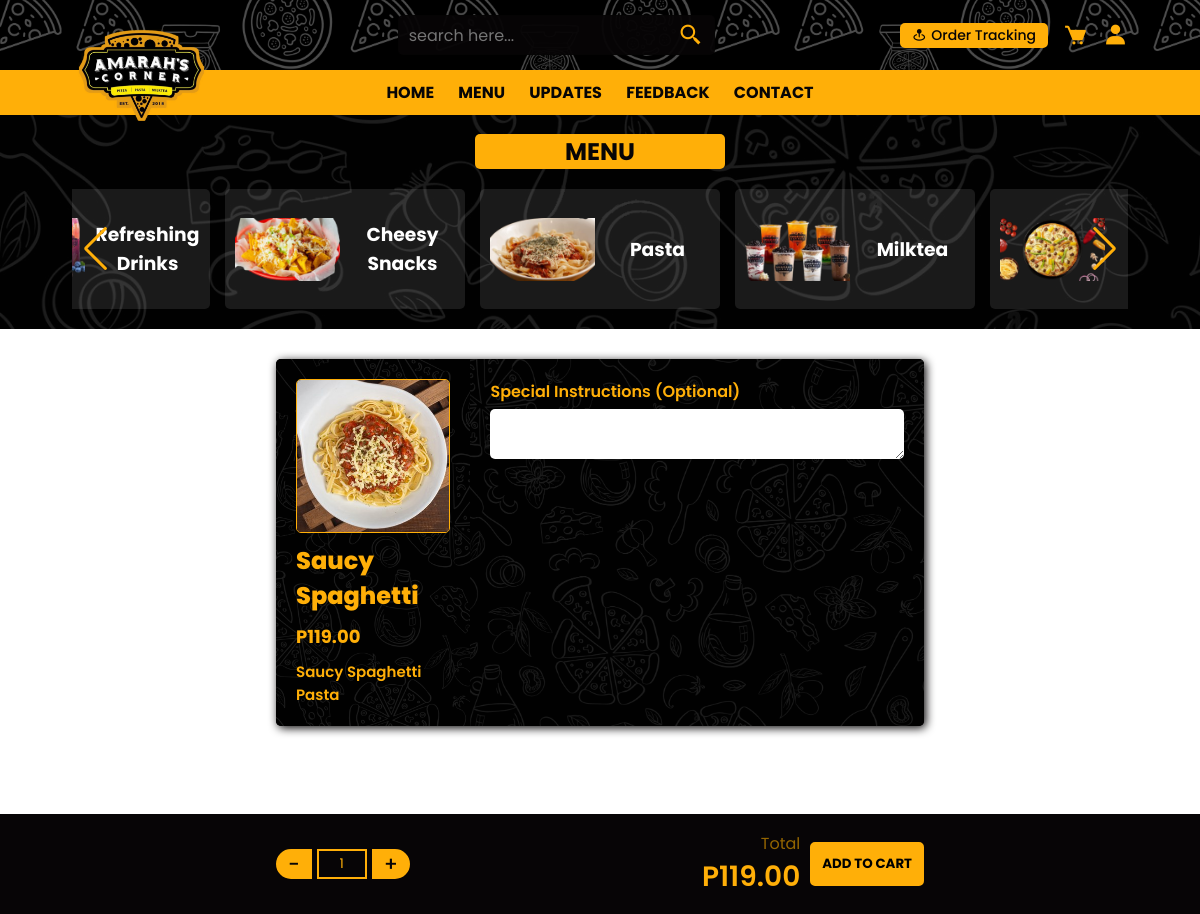
The app's page /product?link=saucy-spaghetti&id=4 with its own data.
### tables this page shows
CREATE TABLE `category` (
  `category_id` int(11) NOT NULL,
  `category_title` varchar(255) DEFAULT NULL,
  `categoty_thumbnail` varchar(255) DEFAULT NULL
);

CREATE TABLE `product` (
  `category_id` int(11) DEFAULT NULL,
  `subcategory_id` int(11) DEFAULT NULL,
  `product_id` int(11) NOT NULL,
  `product_title` varchar(255) DEFAULT NULL,
  `product_desc` varchar(255) DEFAULT NULL,
  `product_slug` varchar(255) DEFAULT NULL,
  `product_img1` varchar(255) DEFAULT NULL,
  `product_img2` varchar(255) DEFAULT NULL,
  `product_img3` varchar(255) DEFAULT NULL,
  `product_keyword` varchar(255) DEFAULT NULL,
  `product_price` decimal(10,2) DEFAULT NULL,
  `product_sale` varchar(255) DEFAULT NULL,
  `product_status` int(11) DEFAULT NULL,
  `product_stock` int(11) DEFAULT NULL,
  `product_type` int(11) DEFAULT NULL
);

### product.php (the view, shortened to what this page needs)
<?php
require_once "./includes/database_conn.php";
$id = $_GET['link'];
?>
<!DOCTYPE html>
<html lang="en">
<head>
    <link rel="stylesheet" href="https://unpkg.com/swiper@8/swiper-bundle.min.css" />
    <link href='https://unpkg.com/boxicons@2.1.2/css/boxicons.min.css' rel='stylesheet'>
    <link rel="stylesheet" href="https://cdnjs.cloudflare.com/ajax/libs/font-awesome/6.1.1/css/all.min.css">
    <link rel="stylesheet" href="./assets/css/backup.css">
    <link rel="stylesheet" type="text/css" href="https://cdn.datatables.net/1.12.0/css/jquery.dataTables.min.css" />
</head>
<body>
    <?php include './includes/navbar.php';?>
    <section class="menu" id="menu">
        <h3 class="title-header">Menu</h3>
        <div class="menu__container">
            <div class="menu__wrapper swiper mySwiper">
                <div class="menu__content swiper-wrapper">
                <?php
                $get_category = mysqli_query($conn, "SELECT * FROM category");
                foreach ($get_category as $category_row) {
                $encryptedCategoryId = urlencode(base64_encode($category_row['category_id']));
                ?>
                    <a href="catalog?id=<?php echo $encryptedCategoryId; ?>" class="menu__card swiper-slide">
                        <div class="menu__image">
                            <img src="./assets/images/<?php echo $category_row['categoty_thumbnail']; ?>">
                        </div>
                        <div class="menu__name">
                            <h3><?php echo ucwords($category_row['category_title']); ?></h3>
                        </div>
                    </a>
                <?php
                }
                ?>
                </div>
                <div class="swiper-button-next"></div>
                <div class="swiper-button-prev"></div>
            </div>
        </div>
    </section>
    <form action="" id="cart">
    <?php
    $getProduct = mysqli_query($conn, "SELECT * FROM product WHERE product_slug = '$id'");
    foreach ($getProduct as $row) {
    ?>
    <section class="product-details">
        <div class="product-details__wrapper">
            <div class="left">
                <?php
                if (!empty($row['product_img1'])) {
                ?>
                <div class="img-container">
                    <img src="./assets/images/<?php echo $row['product_img1']; ?>" alt="">
                </div>
                <?php
                } else {
                ?>
                <div class="no-img-container">
                    <img src="./assets/images/image_not_available-yellow.png" alt="">
                </div>
                <?php
                }
                ?>
                <div class="product-details">
                    <h1 class="product-title">
                        <?php echo $row['product_title']; ?>
                    </h1>
                    <span class="price"><b>P<span
                                class="priceValue"><?php echo $row['product_price']; ?></span> </b></span>
                    <span class="desc">
                        <?php
                            echo ucwords($row['product_desc']);
                        ?>
                    </span>
                </div>
            </div>
            <div class="right">
                <div class="form-group">
                    <span>Special Instructions (Optional)</span>
                    <textarea class="instruction" type="text" name="special_instructions" id="special_instructions"></textarea>
                </div>
            </div>
        </div>
    </section>
    <?php
}
?>
    <div class="product-footer">
        <div class="product-footer__wrapper">
            <div class="qty-container">
                <div class="prev qtyBtn">-</div>
                <div class="next qtyBtn">+</div>
                <input class="number-spinner" type="number" name="qty" id="qty" value="1" min="1">
            </div>
            <div class="total-box">
                <div class="total">
                    <span class="totalText">Total</span>
                    <span class="totalPrice">P<span
                            class="totalPriceSpan"></span></span>
                </div>
                <div class="btn-container">
                    <button type="submit" id="addToCart">ADD TO CART</button>
                </div>
            </div>
        </div>
    </div>
    </form>
</body>
</html>

### product.php (style rules this page uses)
body { background: url(./assets/images/background.png) no-repeat; background-size: cover; background-position: center; background-attachment: fixed; height: 100vh; }

### records on screen
category: categoty_thumbnail (picture), category_title "Pasta"
category: categoty_thumbnail (picture), category_title "Milktea"
category: categoty_thumbnail (picture)
category: categoty_thumbnail (picture), category_title "Refreshing Drinks"
category: categoty_thumbnail (picture), category_title "Cheesy Snacks"
product: product_img1 (picture), product_title "Saucy Spaghetti", product_price "119.00", product_desc "Saucy Spaghetti Pasta"
